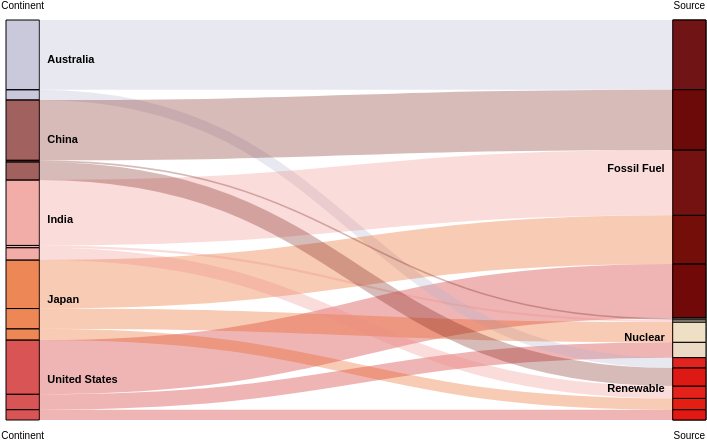

The Vega-Lite source for this figure:
### Vega specification from a JSON file in a GitHub repository (floating-point values rounded to 4 significant figures)
{"$schema": "https://vega.github.io/schema/vega/v3.0.json", "width": 700, "height": 400, "data": [{"name": "rawData", "values": [{"continent": "United States", "status": "Renewable", "number": 12.95, "stk1": "United", "stk2": "Renewable", "size": 12.95}, {"continent": "United States", "status": "Nuclear", "number": 19.23, "stk1": "United States", "stk2": "Nuclear", "size": 19.23}, {"continent": "United States", "status": "Fossil Fuel", "number": 67.82, "stk1": "United States", "stk2": "Fossil Fuel", "size": 67.82}, {"continent": "Australia", "status": "Renewable", "number": 12.95, "stk1": "Australia", "stk2": "Renewable", "size": 12.95}, {"continent": "Australia", "status": "Nuclear", "number": 0, "stk1": "Australia", "stk2": "Nuclear", "size": 0}, {"continent": "Australia", "status": "Fossil Fuel", "number": 87.05, "stk1": "Australia", "stk2": "Fossil Fuel", "size": 87.05}, {"continent": "Japan", "status": "Renewable", "number": 14.03, "stk1": "Japan", "stk2": "Renewable", "size": 14.03}, {"continent": "Japan", "status": "Nuclear", "number": 25.3, "stk1": "Nuclear", "stk2": "Renewable", "size": 25.3}, {"continent": "Japan", "status": "Fossil Fuel", "number": 60.67, "stk1": "Japan", "stk2": "Fossil Fuel", "size": 60.67}, {"continent": "India", "status": "Renewable", "number": 15.41, "stk1": "India", "stk2": "Renewable", "size": 15.41}, {"continent": "India", "status": "Nuclear", "number": 2.8, "stk1": "India", "stk2": "Nuclear", "size": 2.8}, {"continent": "India", "status": "Fossil Fuel", "number": 81.79, "stk1": "India", "stk2": "Fossil Fuel", "size": 81.79}, {"continent": "China", "status": "Renewable", "number": 22.61, "stk1": "China", "stk2": "Renewable", "size": 22.61}, {"continent": "China", "status": "Nuclear", "number": 2.05, "stk1": "China", "stk2": "Nuclear", "size": 2.05}, {"continent": "China", "status": "Fossil Fuel", "number": 75.34, "stk1": "China", "stk2": "Fossil Fuel", "size": 75.34}], "transform": [{"type": "formula", "expr": "datum['continent']", "as": "stk1"}, {"type": "formula", "expr": "datum.status", "as": "stk2"}, {"type": "formula", "expr": "datum.number", "as": "size"}]}, {"name": "nodes", "source": "rawData", "transform": [{"type": "formula", "expr": "datum.stk1+datum.stk2", "as": "key"}, {"type": "fold", "fields": ["stk1", "stk2"], "as": ["stack", "grpId"]}, {"type": "formula", "expr": "datum.stack == 'stk1' ? datum.stk1+' '+datum.stk2 : datum.stk2+' '+datum.stk1", "as": "sortField"}, {"type": "stack", "groupby": ["stack"], "sort": {"field": "sortField", "order": "descending"}, "field": "size"}, {"type": "formula", "expr": "(datum.y0+datum.y1)/2", "as": "yc"}]}, {"name": "groups", "source": "nodes", "transform": [{"type": "aggregate", "groupby": ["stack", "grpId"], "fields": ["size"], "ops": ["sum"], "as": ["total"]}, {"type": "stack", "groupby": ["stack"], "sort": {"field": "grpId", "order": "descending"}, "field": "total"}, {"type": "formula", "expr": "scale('y', datum.y0)", "as": "scaledY0"}, {"type": "formula", "expr": "scale('y', datum.y1)", "as": "scaledY1"}, {"type": "formula", "expr": "datum.stack == 'stk1'", "as": "rightLabel"}, {"type": "formula", "expr": "datum.total/domain('y')[1]", "as": "percentage"}]}, {"name": "destinationNodes", "source": "nodes", "transform": [{"type": "filter", "expr": "datum.stack == 'stk2'"}]}, {"name": "edges", "source": "nodes", "transform": [{"type": "filter", "expr": "datum.stack == 'stk1'"}, {"type": "lookup", "from": "destinationNodes", "key": "key", "fields": ["key"], "as": ["target"]}, {"type": "linkpath", "orient": "horizontal", "shape": "diagonal", "sourceY": {"expr": "scale('y', datum.yc)"}, "sourceX": {"expr": "scale('x', 'stk1') + bandwidth('x')"}, "targetY": {"expr": "scale('y', datum.target.yc)"}, "targetX": {"expr": "scale('x', 'stk2')"}}, {"type": "formula", "expr": "range('y')[0]-scale('y', datum.size)", "as": "strokeWidth"}, {"type": "formula", "expr": "datum.size/domain('y')[1]", "as": "percentage"}]}], "scales": [{"name": "x", "type": "band", "range": "width", "domain": ["stk1", "stk2"], "paddingOuter": 0.0, "paddingInner": 0.95}, {"name": "y", "type": "linear", "range": "height", "domain": {"data": "nodes", "field": "y1"}}, {"name": "stackNames", "type": "ordinal", "range": ["Continent", "Source"], "domain": ["stk1", "stk2"]}, {"name": "color", "type": "ordinal", "domain": ["Renewable", "Nuclear", "Fossil Fuel"], "range": ["#e3120b", "#efe8d1", "#660000"]}, {"name": "color_outcome", "type": "ordinal", "domain": ["Australia", "China", "India", "Japan", "United States"], "range": ["#b3b3cc", "#7a1f1a", "#ed8b85", "#e6550d", "#c90c0c"]}], "axes": [{"orient": "bottom", "scale": "x", "domain": false, "ticks": false, "labelPadding": 10, "encode": {"labels": {"update": {"text": {"scale": "stackNames", "field": "value", "fontWeight": "bold", "fontSize": 100}}}}}, {"orient": "top", "scale": "x", "domain": false, "ticks": false, "labelPadding": 10, "encode": {"labels": {"update": {"text": {"scale": "stackNames", "field": "value", "fontWeight": "light", "fontSize": 10}}}}}, {"orient": "left", "scale": "y", "labels": false, "domain": false, "ticks": false}], "marks": [{"type": "rect", "from": {"data": "nodes"}, "encode": {"enter": {"stroke": {"value": "#000"}, "fill": {"scale": "color_outcome", "field": "stk1"}, "fillOpacity": {"value": 0.7}, "strokeWidth": {"value": 1}, "width": {"scale": "x", "band": 1}, "x": {"scale": "x", "field": "stack"}, "y": {"field": "y0", "scale": "y"}, "y2": {"field": "y1", "scale": "y"}}}}, {"type": "rect", "from": {"data": "destinationNodes"}, "encode": {"enter": {"stroke": {"value": "#000"}, "fill": {"scale": "color", "field": "stk2"}, "fillOpacity": {"value": 0.9}, "strokeWidth": {"value": 1}, "width": {"scale": "x", "band": 1}, "x": {"scale": "x", "field": "stack"}, "y": {"field": "y0", "scale": "y"}, "y2": {"field": "y1", "scale": "y"}}}}, {"type": "path", "name": "edgeMark", "from": {"data": "edges"}, "clip": true, "encode": {"update": {"stroke": [{"scale": "color_outcome", "field": "stk1"}], "strokeWidth": {"field": "strokeWidth"}, "path": {"field": "path"}, "strokeOpacity": {"signal": " (groupHover.stk1 == datum.stk1 || groupHover.stk2 == datum.stk2) ? 0.9 : 0.3"}, "zindex": {"signal": "(groupHover.stk1 == datum.stk1 || groupHover.stk2 == datum.stk2) ? 1 : 0"}, "tooltip": {"signal": "datum.stk1 + ' → ' + datum.stk2 + '    ' + format(datum.size, ',.0f') + '%'"}}, "hover": {"strokeOpacity": {"value": 1}}}}, {"type": "text", "from": {"data": "groups"}, "interactive": false, "encode": {"update": {"x": {"signal": "scale('x', datum.stack) + (datum.rightLabel ? bandwidth('x') + 8 : -8)"}, "yc": {"signal": "(datum.scaledY0 + datum.scaledY1)/2"}, "align": {"signal": "datum.rightLabel ? 'left' : 'right'"}, "baseline": {"value": "middle"}, "fontWeight": {"value": "bold"}, "text": {"signal": "abs(datum.scaledY0-datum.scaledY1) > 13 ? datum.grpId : ''"}}}}], "signals": [{"name": "groupHover", "value": {}, "on": [{"events": "@groupMark:mouseover", "update": "{stk1:datum.stack=='stk1' && datum.grpId, stk2:datum.stack=='stk2' && datum.grpId}"}, {"events": "mouseout", "update": "{}"}]}], "config": {}}
